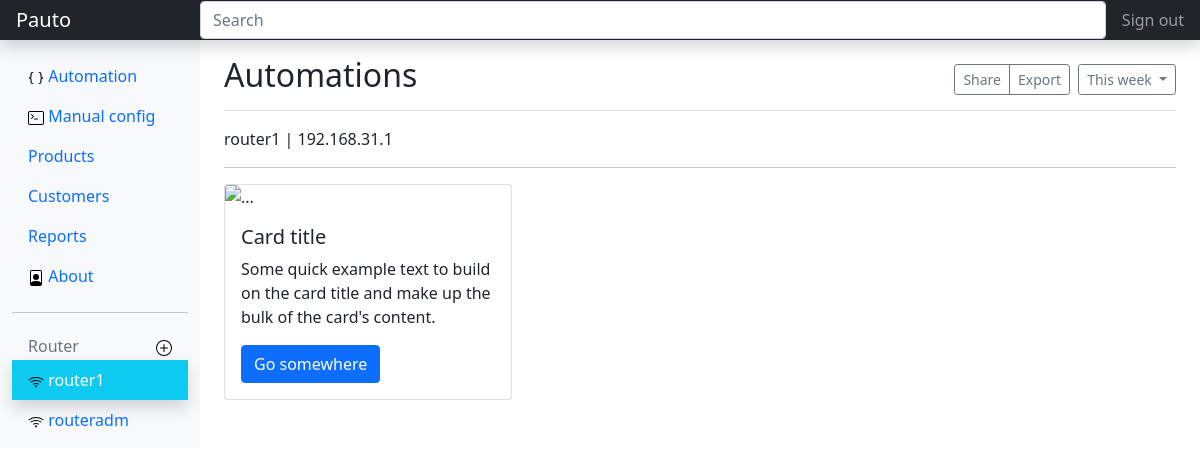
/1/router (signed in), run on the app's committed database.
### netauto/models.py (models this page shows, shortened)
class Routerm(models.Model):
    nama = models.CharField(max_length=50)
    host = models.CharField(max_length=50)
    user = models.CharField(max_length=30)
    password = models.CharField(max_length=50,blank=True)
    pub_date = models.DateField(auto_now=True)
    pass

### netauto/views.py (the view)
# urls.py: path('<int:id>/router',views.router, name='router'),
@login_required(login_url=settings.LOGIN_URL)
def router(request, id):
    router=Routerm.objects.all()
    idk=id
    data=Routerm.objects.filter(pk=id)
    context = {
        'data' : data,
        'router': router,
        'idk':idk
    }
    return render(request,'detailrouter.html',context)
    pass

### netauto/templates/detailrouter.html (shortened to what this page needs)
{% extends 'base.html' %}
{% load static %}
{% block judul %}
Automations
{% endblock judul %}
{% block content %}
    {% for data in data %}
    {{data.nama}} |
    {{data.host}}
    {% endfor %}
    <hr>
    <div class="card" style="width: 18rem;">
  <img src="..." class="card-img-top" alt="...">
  <div class="card-body">
    <h5 class="card-title">Card title</h5>
    <p class="card-text">Some quick example text to build on the card title and make up the bulk of the card's content.</p>
    <a href="#" class="btn btn-primary">Go somewhere</a>
  </div>
</div>
{% endblock content %}
{% block router %}
   {% for router in router %}
        <li class="nav-item ">
        <a class="nav-link {% if idk == router.id %}shadow text-white bg-info{% endif %}" href="{% url 'router' router.id %}">
            <img src="{% static 'icons/wifi.svg' %}" alt="">
            {{router.nama}}
        </a>
    </li>
    {% endfor %}
{% endblock router %}

### data on the page
Routerm: nama "router1", host "192.168.31.1"
Routerm: nama "routeradm"
